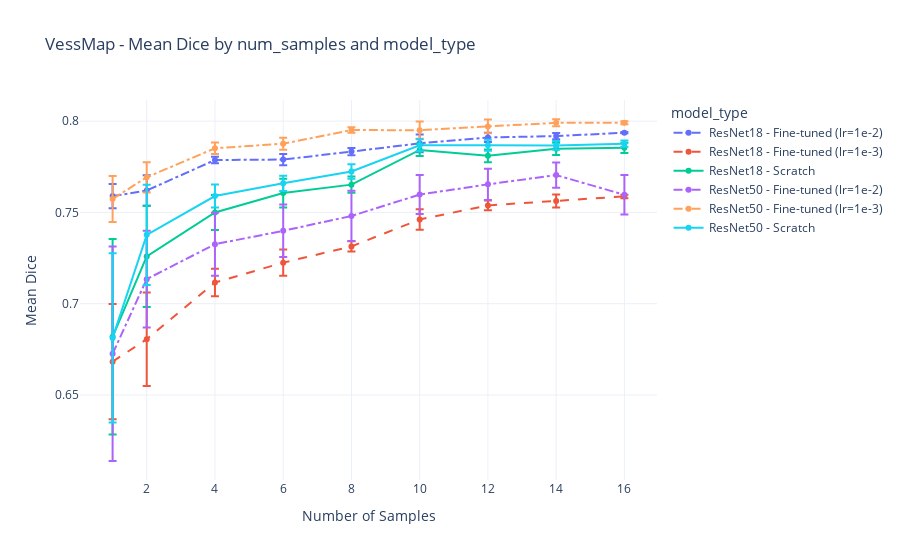

Source (notebook cell):
### Code cell
plot_mean_dice_score_px(all_results_drive, dataset_name='VessMap', hue='model_type', x_data='num_samples', y_data='Dice', line_styles=custom_styles)

### Figure 1 — Plotly figure (JSON) as saved in the notebook; plotly's stock layout.template omitted (floating-point values rounded to 4 significant figures)
{"data": [{"error_y": {"array": [0.006608, 0.00831, 0.001747, 0.003104, 0.001966, 0.004808, 0.002536, 0.001723, 0.000328]}, "hovertemplate": "model_type=ResNet18 - Fine-tuned (lr=1e-2)<br>num_samples=%{x}<br>mean_Dice=%{y}<extra></extra>", "legendgroup": "ResNet18 - Fine-tuned (lr=1e-2)", "line": {"color": "#636efa", "dash": "dashdot"}, "marker": {"symbol": "circle"}, "mode": "lines+markers", "name": "ResNet18 - Fine-tuned (lr=1e-2)", "orientation": "v", "showlegend": true, "type": "scatter", "x": [1, 2, 4, 6, 8, 10, 12, 14, 16], "xaxis": "x", "y": [0.7589, 0.762, 0.7787, 0.7789, 0.7833, 0.7878, 0.791, 0.7918, 0.7937], "yaxis": "y"}, {"error_y": {"array": [0.0316, 0.0256, 0.007533, 0.007227, 0.002828, 0.005648, 0.002665, 0.003513, 0.0009599]}, "hovertemplate": "model_type=ResNet18 - Fine-tuned (lr=1e-3)<br>num_samples=%{x}<br>mean_Dice=%{y}<extra></extra>", "legendgroup": "ResNet18 - Fine-tuned (lr=1e-3)", "line": {"color": "#EF553B", "dash": "dash"}, "marker": {"symbol": "circle"}, "mode": "lines+markers", "name": "ResNet18 - Fine-tuned (lr=1e-3)", "orientation": "v", "showlegend": true, "type": "scatter", "x": [1, 2, 4, 6, 8, 10, 12, 14, 16], "xaxis": "x", "y": [0.6683, 0.6806, 0.7116, 0.7225, 0.7314, 0.7461, 0.7538, 0.7562, 0.7588], "yaxis": "y"}, {"error_y": {"array": [0.05352, 0.02778, 0.009557, 0.007872, 0.004497, 0.003378, 0.003449, 0.003357, 0.002817]}, "hovertemplate": "model_type=ResNet18 - Scratch<br>num_samples=%{x}<br>mean_Dice=%{y}<extra></extra>", "legendgroup": "ResNet18 - Scratch", "line": {"color": "#00cc96", "dash": "solid"}, "marker": {"symbol": "circle"}, "mode": "lines+markers", "name": "ResNet18 - Scratch", "orientation": "v", "showlegend": true, "type": "scatter", "x": [1, 2, 4, 6, 8, 10, 12, 14, 16], "xaxis": "x", "y": [0.6819, 0.7259, 0.75, 0.7606, 0.7652, 0.7842, 0.781, 0.7849, 0.7854], "yaxis": "y"}, {"error_y": {"array": [0.05874, 0.02653, 0.01729, 0.01438, 0.01374, 0.01067, 0.008611, 0.006921, 0.01083]}, "hovertemplate": "model_type=ResNet50 - Fine-tuned (lr=1e-2)<br>num_samples=%{x}<br>mean_Dice=%{y}<extra></extra>", "legendgroup": "ResNet50 - Fine-tuned (lr=1e-2)", "line": {"color": "#ab63fa", "dash": "dashdot"}, "marker": {"symbol": "circle"}, "mode": "lines+markers", "name": "ResNet50 - Fine-tuned (lr=1e-2)", "orientation": "v", "showlegend": true, "type": "scatter", "x": [1, 2, 4, 6, 8, 10, 12, 14, 16], "xaxis": "x", "y": [0.6726, 0.7135, 0.7326, 0.7399, 0.7481, 0.7598, 0.7654, 0.7705, 0.7596], "yaxis": "y"}, {"error_y": {"array": [0.01258, 0.008287, 0.003121, 0.003281, 0.001527, 0.004714, 0.003764, 0.001907, 0.0008139]}, "hovertemplate": "model_type=ResNet50 - Fine-tuned (lr=1e-3)<br>num_samples=%{x}<br>mean_Dice=%{y}<extra></extra>", "legendgroup": "ResNet50 - Fine-tuned (lr=1e-3)", "line": {"color": "#FFA15A", "dash": "dashdot"}, "marker": {"symbol": "circle"}, "mode": "lines+markers", "name": "ResNet50 - Fine-tuned (lr=1e-3)", "orientation": "v", "showlegend": true, "type": "scatter", "x": [1, 2, 4, 6, 8, 10, 12, 14, 16], "xaxis": "x", "y": [0.7574, 0.7692, 0.7852, 0.7876, 0.7951, 0.795, 0.7971, 0.7991, 0.7991], "yaxis": "y"}, {"error_y": {"array": [0.04639, 0.02739, 0.006267, 0.004179, 0.004016, 0.003309, 0.003016, 0.002434, 0.001721]}, "hovertemplate": "model_type=ResNet50 - Scratch<br>num_samples=%{x}<br>mean_Dice=%{y}<extra></extra>", "legendgroup": "ResNet50 - Scratch", "line": {"color": "#19d3f3", "dash": "solid"}, "marker": {"symbol": "circle"}, "mode": "lines+markers", "name": "ResNet50 - Scratch", "orientation": "v", "showlegend": true, "type": "scatter", "x": [1, 2, 4, 6, 8, 10, 12, 14, 16], "xaxis": "x", "y": [0.6813, 0.7377, 0.759, 0.7659, 0.7724, 0.7867, 0.7868, 0.7867, 0.7876], "yaxis": "y"}], "layout": {"legend": {"title": {"text": "model_type"}, "tracegroupgap": 0}, "title": {"text": "VessMap - Mean Dice by num_samples and model_type"}, "xaxis": {"anchor": "y", "domain": [0, 1], "dtick": 2, "title": {"text": "Number of Samples"}}, "yaxis": {"anchor": "x", "domain": [0, 1], "title": {"text": "Mean Dice"}}}}
